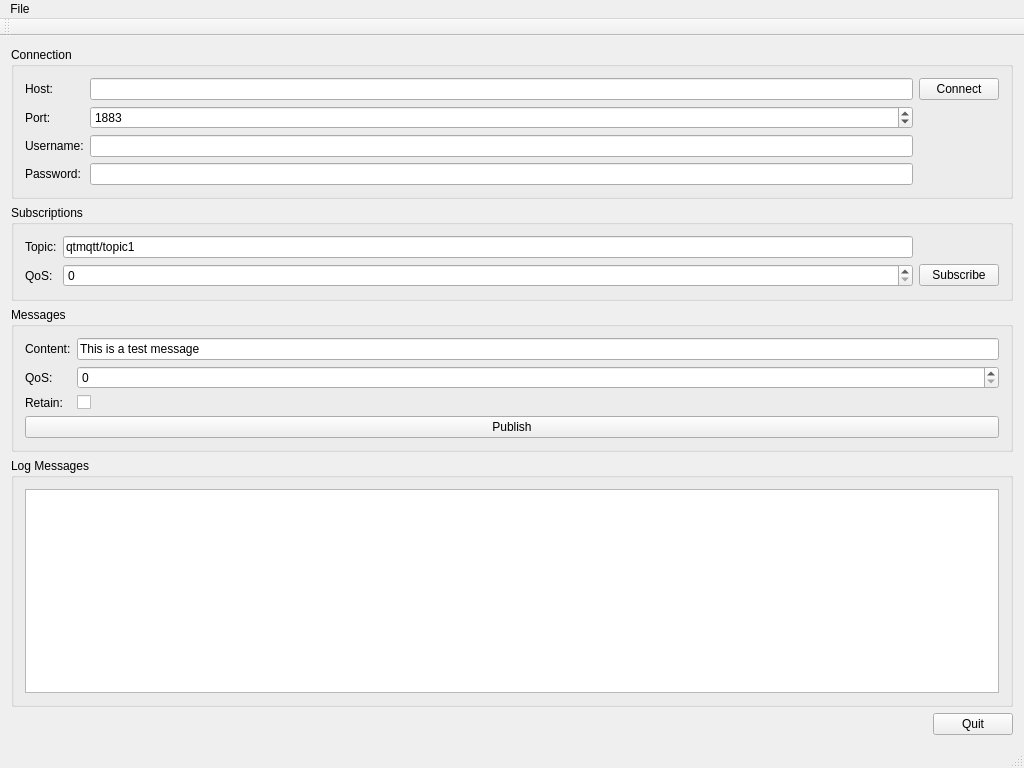
<?xml version="1.0" encoding="UTF-8"?>
<ui version="4.0">
 <class>MainWindow</class>
 <widget class="QMainWindow" name="MainWindow">
  <property name="geometry">
   <rect>
    <x>0</x>
    <y>0</y>
    <width>1024</width>
    <height>768</height>
   </rect>
  </property>
  <property name="windowTitle">
   <string>MainWindow</string>
  </property>
  <widget class="QWidget" name="centralWidget">
   <layout class="QVBoxLayout" name="verticalLayout_4">
    <item>
     <widget class="QGroupBox" name="groupBox_3">
      <property name="title">
       <string>Connection</string>
      </property>
      <layout class="QVBoxLayout" name="verticalLayout_2">
       <item>
        <layout class="QGridLayout" name="gridLayout_2">
         <item row="0" column="1">
          <widget class="QLineEdit" name="lineEditHost">
           <property name="text">
            <string/>
           </property>
          </widget>
         </item>
         <item row="2" column="0">
          <widget class="QLabel" name="label_8">
           <property name="text">
            <string>Username:</string>
           </property>
          </widget>
         </item>
         <item row="0" column="0">
          <widget class="QLabel" name="label">
           <property name="text">
            <string>Host:</string>
           </property>
          </widget>
         </item>
         <item row="1" column="0">
          <widget class="QLabel" name="label_2">
           <property name="text">
            <string>Port:</string>
           </property>
          </widget>
         </item>
         <item row="1" column="1">
          <widget class="QSpinBox" name="spinBoxPort">
           <property name="maximum">
            <number>99999</number>
           </property>
           <property name="value">
            <number>1883</number>
           </property>
          </widget>
         </item>
         <item row="0" column="2">
          <widget class="QPushButton" name="ButtonConnect">
           <property name="text">
            <string>Connect</string>
           </property>
          </widget>
         </item>
         <item row="3" column="0">
          <widget class="QLabel" name="label_9">
           <property name="text">
            <string>Password:</string>
           </property>
          </widget>
         </item>
         <item row="2" column="1">
          <widget class="QLineEdit" name="lineEditUser"/>
         </item>
         <item row="3" column="1">
          <widget class="QLineEdit" name="lineEditPassword">
           <property name="echoMode">
            <enum>QLineEdit::Password</enum>
           </property>
          </widget>
         </item>
        </layout>
       </item>
      </layout>
     </widget>
    </item>
    <item>
     <widget class="QGroupBox" name="groupBox_2">
      <property name="title">
       <string>Subscriptions</string>
      </property>
      <layout class="QVBoxLayout" name="verticalLayout">
       <item>
        <layout class="QGridLayout" name="gridLayout">
         <item row="0" column="0">
          <widget class="QLabel" name="label_3">
           <property name="text">
            <string>Topic:</string>
           </property>
          </widget>
         </item>
         <item row="0" column="1">
          <widget class="QLineEdit" name="lineEditTopic">
           <property name="text">
            <string>qtmqtt/topic1</string>
           </property>
          </widget>
         </item>
         <item row="1" column="0">
          <widget class="QLabel" name="label_5">
           <property name="text">
            <string>QoS:</string>
           </property>
          </widget>
         </item>
         <item row="1" column="1">
          <widget class="QSpinBox" name="spinQoS">
           <property name="maximum">
            <number>2</number>
           </property>
          </widget>
         </item>
         <item row="1" column="2">
          <widget class="QPushButton" name="buttonSubscribe">
           <property name="text">
            <string>Subscribe</string>
           </property>
          </widget>
         </item>
        </layout>
       </item>
      </layout>
     </widget>
    </item>
    <item>
     <widget class="QGroupBox" name="groupBox_4">
      <property name="title">
       <string>Messages</string>
      </property>
      <layout class="QVBoxLayout" name="verticalLayout_3">
       <item>
        <layout class="QFormLayout" name="formLayout">
         <item row="0" column="0">
          <widget class="QLabel" name="label_4">
           <property name="text">
            <string>Content:</string>
           </property>
          </widget>
         </item>
         <item row="0" column="1">
          <widget class="QLineEdit" name="lineEditMessage">
           <property name="text">
            <string>This is a test message</string>
           </property>
          </widget>
         </item>
         <item row="1" column="0">
          <widget class="QLabel" name="label_6">
           <property name="text">
            <string>QoS:</string>
           </property>
          </widget>
         </item>
         <item row="1" column="1">
          <widget class="QSpinBox" name="spinQoS_2">
           <property name="maximum">
            <number>2</number>
           </property>
          </widget>
         </item>
         <item row="2" column="0">
          <widget class="QLabel" name="label_7">
           <property name="text">
            <string>Retain:</string>
           </property>
          </widget>
         </item>
         <item row="2" column="1">
          <widget class="QCheckBox" name="checkBoxRetain">
           <property name="text">
            <string/>
           </property>
          </widget>
         </item>
        </layout>
       </item>
       <item>
        <widget class="QPushButton" name="buttonPublish">
         <property name="text">
          <string>Publish</string>
         </property>
        </widget>
       </item>
      </layout>
     </widget>
    </item>
    <item>
     <widget class="QGroupBox" name="groupBox">
      <property name="title">
       <string>Log Messages</string>
      </property>
      <layout class="QHBoxLayout" name="horizontalLayout_2">
       <item>
        <widget class="QPlainTextEdit" name="editLog"/>
       </item>
      </layout>
     </widget>
    </item>
    <item>
     <layout class="QHBoxLayout" name="horizontalLayout_3">
      <item>
       <spacer name="horizontalSpacer">
        <property name="orientation">
         <enum>Qt::Horizontal</enum>
        </property>
        <property name="sizeHint" stdset="0">
         <size>
          <width>40</width>
          <height>20</height>
         </size>
        </property>
       </spacer>
      </item>
      <item>
       <widget class="QPushButton" name="buttonQuit">
        <property name="text">
         <string>Quit</string>
        </property>
       </widget>
      </item>
     </layout>
    </item>
   </layout>
  </widget>
  <widget class="QMenuBar" name="menuBar">
   <property name="geometry">
    <rect>
     <x>0</x>
     <y>0</y>
     <width>1024</width>
     <height>22</height>
    </rect>
   </property>
   <widget class="QMenu" name="menuFile">
    <property name="title">
     <string>File</string>
    </property>
    <addaction name="actionQuit"/>
   </widget>
   <addaction name="menuFile"/>
  </widget>
  <widget class="QToolBar" name="mainToolBar">
   <attribute name="toolBarArea">
    <enum>TopToolBarArea</enum>
   </attribute>
   <attribute name="toolBarBreak">
    <bool>false</bool>
   </attribute>
  </widget>
  <widget class="QStatusBar" name="statusBar"/>
  <action name="actionQuit">
   <property name="text">
    <string>Quit</string>
   </property>
  </action>
 </widget>
 <layoutdefault spacing="6" margin="11"/>
 <resources/>
 <connections/>
</ui>
